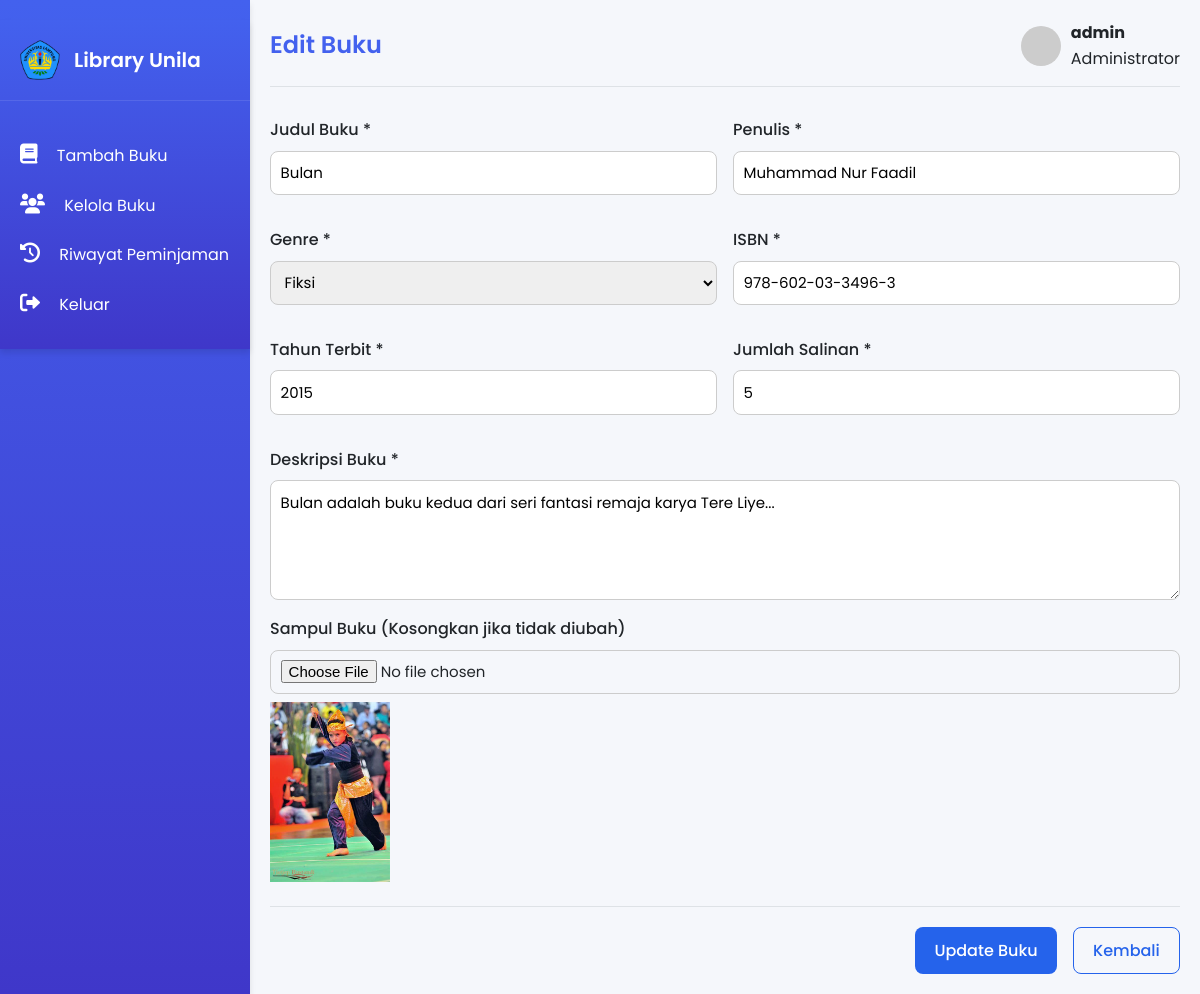
The page /admin/editbuku.php?id=1 (signed in) on the database its author committed.
### tables this page shows
CREATE TABLE `books` (
  `id` int NOT NULL,
  `title` varchar(255) NOT NULL,
  `author` varchar(100) NOT NULL,
  `genre` varchar(50) NOT NULL,
  `isbn` varchar(20) NOT NULL,
  `published_year` year NOT NULL,
  `description` text NOT NULL,
  `cover_image` varchar(255) DEFAULT 'default.jpg',
  `total_copies` int NOT NULL DEFAULT '1',
  `available_copies` int NOT NULL DEFAULT '1'
);

### admin/editbuku.php (the view, shortened to what this page needs)
<?php
include '../connection.php';
$id = $_GET['id'];
$query = "SELECT * FROM books WHERE id = $id";
$result = mysqli_query($conn, $query);
$book = mysqli_fetch_assoc($result);
?>
<!DOCTYPE html>
<html lang="id">
<head>
    <link rel="stylesheet" href="css/main.css">
    <link rel="stylesheet" href="css/editbuku.css">
    <link rel="stylesheet" href="https://cdnjs.cloudflare.com/ajax/libs/font-awesome/6.0.0-beta3/css/all.min.css">
</head>
<body>
    <div class="container">
        <div class="sidebar" id="sidebar-placeholder"></div>
        <div class="main-content">
            <div class="header">
                <h2>Edit Buku</h2>
                <div class="user-info">
                    <img src="https://randomuser.me/api/portraits/men/41.jpg" alt="Admin">
                    <div>
                        <h4><?php echo htmlspecialchars($_SESSION['admin']); ?></h4>
                        <p>Administrator</p>
                    </div>
                </div>
            </div>
            <div class="content">
                <form action="proses_editbuku.php" method="POST" enctype="multipart/form-data">
                    <div class="form-grid">
                        <div class="form-group">
                            <label for="title">Judul Buku *</label>
                            <input type="text" id="title" name="title" value="<?php echo htmlspecialchars($book['title']); ?>" required>
                        </div>
                        <div class="form-group">
                            <label for="author">Penulis *</label>
                            <input type="text" id="author" name="author" value="<?php echo htmlspecialchars($book['author']); ?>" required>
                        </div>
                    </div>
                    <div class="form-grid">
                        <div class="form-group">
                            <label for="genre">Genre *</label>
                            <select id="genre" name="genre" required>
                                <?php
                                $genres = ["Fiksi", "Non-Fiksi", "Sains", "Sejarah", "Teknologi", "Sastra", "Pendidikan", "Anak-anak", "Romansa", "Fantasi", "Lainnya"];
                                foreach ($genres as $g) {
                                    $selected = ($book['genre'] === $g) ? "selected" : "";
                                    echo "<option value=\"$g\" $selected>$g</option>";
                                }
                                ?>
                            </select>
                        </div>
                        <div class="form-group">
                            <label for="isbn">ISBN *</label>
                            <input type="text" id="isbn" name="isbn" value="<?php echo htmlspecialchars($book['isbn']); ?>" required>
                        </div>
                    </div>
                    <div class="form-grid">
                        <div class="form-group">
                            <label for="published_year">Tahun Terbit *</label>
                            <input type="number" id="published_year" name="published_year" value="<?php echo $book['published_year']; ?>" min="1900" max="<?php echo date('Y'); ?>" required>
                        </div>
                        <div class="form-group">
                            <label for="total_copies">Jumlah Salinan *</label>
                            <input type="number" id="total_copies" name="total_copies" value="<?php echo $book['total_copies']; ?>" min="1" required>
                        </div>
                    </div>
                    <div class="form-group">
                        <label for="description">Deskripsi Buku *</label>
                        <textarea id="description" name="description" rows="4" required><?php echo htmlspecialchars($book['description']); ?></textarea>
                    </div>
                    <div class="form-group">
                        <label for="cover_image">Sampul Buku (Kosongkan jika tidak diubah)</label>
                        <input type="file" name="cover_image" accept="image/*">
                        <div class="preview-image">
                            <img src="../images/<?php echo htmlspecialchars($book['cover_image']); ?>" alt="Sampul saat ini" width="120">
                        </div>
                    </div>
                    <div class="btn-container">
                        <button type="submit" class="btn btn-primary">Update Buku</button>
                        <a href="kelolabuku.php" class="btn btn-outline">Kembali</a>
                    </div>
                </form>
            </div>
        </div>
    </div>
</body>
</html>

### admin/css/main.css (style rules this page uses)
* { margin: 0; padding: 0; box-sizing: border-box; font-family: 'Poppins', sans-serif; }
:root { --primary: #4361ee; --secondary: #3f37c9; --success: #4cc9f0; --light: #f8f9fa; --dark: #212529; --gray: #6c757d; --light-gray: #e9ecef; --border: #dee2e6; --shadow: 0 4px 6px rgba(0, 0, 0, 0.1); --radius: 8px; }
body { background-color: #f5f7fb; color: var(--dark); line-height: 1.6; scrollbar-width: none; }
.container { display: flex; min-height: 100vh; }
.sidebar { width: 250px; background: linear-gradient(180deg, var(--primary), var(--secondary)); color: white; padding: 20px 0; box-shadow: var(--shadow); }
.main-content { flex: 1; padding: 20px; overflow-x: hidden; overflow-y: hidden; }
.header { display: flex; justify-content: space-between; align-items: center; margin-bottom: 30px; padding-bottom: 15px; border-bottom: 1px solid var(--border); }
.header h2 { color: var(--primary); font-weight: 600; }
.user-info { display: flex; align-items: center; }
.user-info img { width: 40px; height: 40px; border-radius: 50%; object-fit: cover; margin-right: 10px; }
.form-grid { display: grid; grid-template-columns: repeat(auto-fit, minmax(300px, 1fr)); gap: 20px; margin-bottom: 20px; }
.form-group label { display: block; margin-bottom: 8px; font-weight: 500; color: var(--dark); }
.form-group input, .form-group select, .form-group textarea { width: 100%; padding: 12px 15px; border: 1px solid var(--border); border-radius: var(--radius); font-size: 15px; transition: 0.3s ease; }
.form-group textarea { min-height: 120px; resize: vertical; }
.btn-container { display: flex; justify-content: flex-end; gap: 15px; margin-top: 30px; padding-top: 20px; border-top: 1px solid var(--border); }
.btn { padding: 12px 25px; border-radius: var(--radius); font-weight: 500; cursor: pointer; transition: 0.3s ease; font-size: 16px; border: none; }
.btn-primary { background-color: var(--primary); color: white; }
.btn-outline { background-color: transparent; border: 1px solid var(--border); color: var(--gray); }

### admin/css/editbuku.css (style rules this page uses)
.form-grid { display: grid; grid-template-columns: 1fr 1fr; gap: 1rem; margin-bottom: 1rem; }
.form-group { display: flex; flex-direction: column; margin-bottom: 1rem; }
.form-group label { margin-bottom: 0.5rem; font-weight: 500; }
.form-group input, .form-group select, .form-group textarea { padding: 0.6rem; border: 1px solid #ccc; border-radius: 8px; }
.btn-container { display: flex; gap: 1rem; margin-top: 1rem; }
.btn { padding: 0.6rem 1.2rem; border: none; border-radius: 8px; text-decoration: none; font-weight: 500; }
.btn-primary { background-color: #2563eb; color: white; }
.btn-outline { background-color: transparent; border: 1px solid #2563eb; color: #2563eb; }
.preview-image { margin-top: 0.5rem; }

### rows shown on the page
books: title "Bulan", author "Muhammad Nur Faadil", isbn "978-602-03-3496-3", published_year "2015", total_copies "5", description "Bulan adalah buku kedua dari seri fantasi remaja karya Tere Liye...", cover_image (picture)

### other values the page prints
$_SESSION['admin'] "admin"
form field genre "Fiksi"
